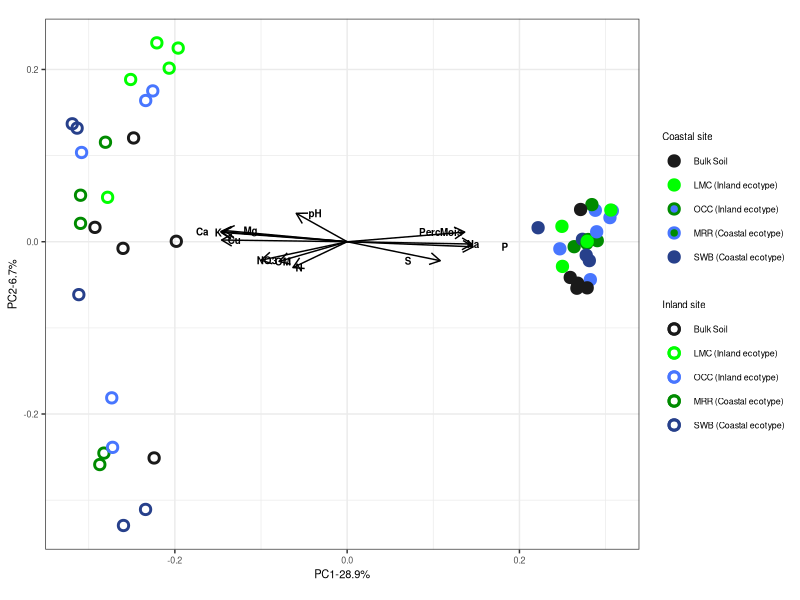
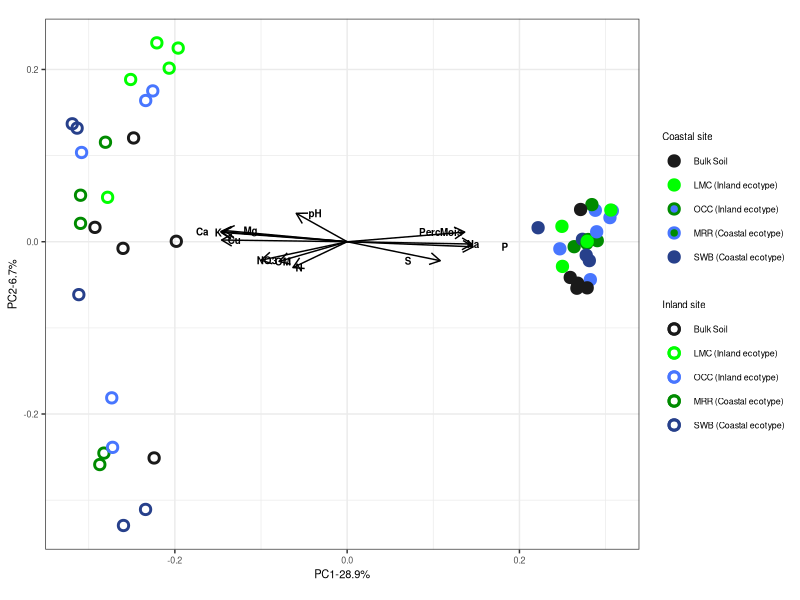

The R script that drew these images, in order:
library(vegan)

#import otu table (remove "#Constructed from biom file " from first line before importing).
mim_otu<-read.table("zotu_table_forR.txt", row.names=1, header=T)

#import environmental data (remove "#" from first line before importing).
#remove "BarcodeSequence" column before importing.
#remove "LinkerPrimerSequence" column before importing.
mim_envir<-read.table("Mimulus_metadata_FULL.txt", header=T, sep='\t', row.names=1)



#convert otu table to data matrix
mim_otu <- data.matrix(t(mim_otu))
jac_dist <- vegdist(mim_otu, method="jaccard", binary=TRUE) 
jcpcoa <- cmdscale(jac_dist, eig=TRUE)
explainvar1 <- round(jcpcoa$eig[1] / sum(jcpcoa$eig), 3) * 100
explainvar2 <- round(jcpcoa$eig[2] / sum(jcpcoa$eig), 3) * 100

#convert scores to dataframe

mim.pcoa<- data.frame(jcpcoa$points[,1], jcpcoa$points[,2])  #axis 2 scores
row.names(mim.pcoa)<-row.names(jcpcoa$points)
colnames(mim.pcoa) <- c("Jac_Axis1","Jac_Axis2")

#also, add scores to metadata for plotting
rownames(mim_envir)==rownames(mim.pcoa)
mim_envir <- cbind(mim_envir,mim.pcoa)


#reduce environmental data to variables of interest
mim_envir_trimmed <- subset(mim_envir, select=c("pH",	"Phosphorus",	"Potassium",	"Calcium",	"Magnesium",	"Copper",	"Percent_Organic_Matter",	"Sodium",	"Nitrate",	"Ammonium",	"Percent_Moisture",	"TotalN",	"Sulfur"))
#replace column headers with abbreviations
names(mim_envir_trimmed) <- c("pH",	"P",	"K",	"Ca",	"Mg",	"Cu",	"OM",	"Na",	"NO3",	"NH4",	"PercMois",	"N",	"S")

#fit environment data to PCoA axis scores
mim.envfit<-envfit(mim.pcoa, mim_envir_trimmed)
mim.envfit

#environment scores (vectors scaled by R2 values)
mim.scores<-as.data.frame(scores(mim.envfit, display="vectors"))
mim.scores <- cbind(mim.scores, Variable = rownames(mim.scores))

#This is how to calculate the multiplier
#but it doesn't make the graph look any better.
#mult <-vegan:::ordiArrowMul(result_of_envfit)

mult <-.15

#Remove variables that were not significantly correlated with axis1 or axis2
list <- c("NH4")
mim.scores<-mim.scores[!(row.names(mim.scores) %in% list), ]





#split mim_envir into coastal site and inland site
mim_envir_Inland<-subset(mim_envir, Site_planted =="Inland")
mim_envir_Coastal<-subset(mim_envir,Site_planted =="Coastal")



library(ggplot2)
Fig6<-ggplot()+
 theme_bw()+
 geom_point(aes(mim_envir_Inland$Jac_Axis1, y=mim_envir_Inland$Jac_Axis2,color=mim_envir_Inland$SampleType),size=2.5,shape=21,stroke=1.5)+
 geom_point(aes(mim_envir_Coastal$Jac_Axis1,y=mim_envir_Coastal$Jac_Axis2,fill=mim_envir_Coastal$SampleType,color=mim_envir_Coastal$SampleType),size=2.5,shape=21,stroke=1.5)+  
 xlab(paste("PC1-", explainvar1,"%", sep=""))+
 ylab(paste("PC2-",explainvar2,"%",sep=""))+
 coord_fixed()+
 scale_color_manual(name="Inland site", breaks=c("Bulk Soil","LMC (Inland ecotype)","OCC (Inland ecotype)","MRR (Coastal ecotype)","SWB (Coastal ecotype)"),values=c("gray10","green","royalblue1","green4","royalblue4"))+
 scale_fill_manual(name="Coastal site", breaks=c("Bulk Soil","LMC (Inland ecotype)","OCC (Inland ecotype)","MRR (Coastal ecotype)","SWB (Coastal ecotype)"),values=c("gray10","green","royalblue1","green4","royalblue4"))+
 geom_segment(data=mim.scores, aes(x=0, xend=mult*Jac_Axis1, y=0, yend=mult*Jac_Axis2), arrow = arrow(length = unit(0.3, "cm")), colour = "black")+
 geom_text(data = mim.scores, aes(x = mult*Jac_Axis1, y = mult*Jac_Axis2, label = Variable), size = 2.5,fontface="bold",position=position_dodge2(width=0.15))+
 theme(text = element_text(size=8),legend.title=element_text(size=7))+
 guides(fill = guide_legend(override.aes = list(colour = c("gray10","green","green4","royalblue1","royalblue4"))))
Fig6   


ggsave("Figure6.tiff",Fig6,width=6, height=4, units="in",dpi=300)

